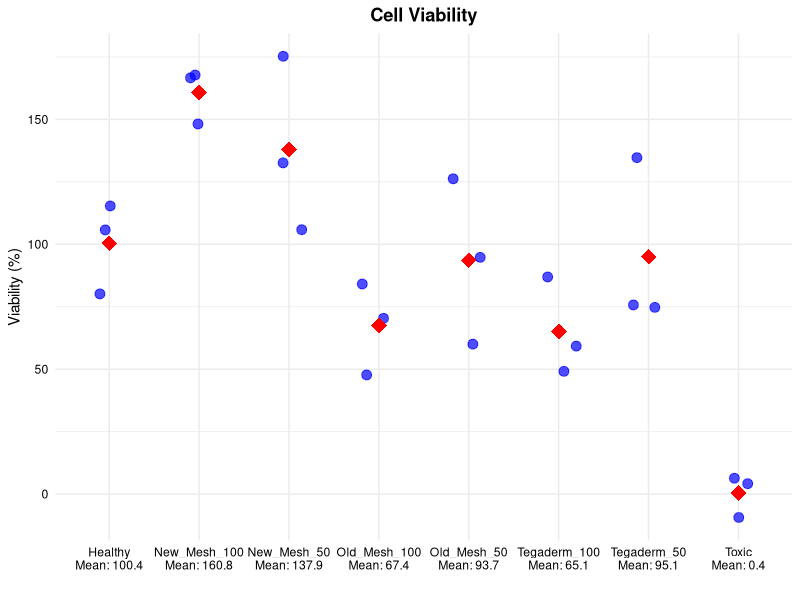

The R source for this figure:

#Function
cell_viability_percent<- function(mean_healthy, mean_toxic, experiment_data){
  answer<- ((experiment_data- mean_toxic)/ (mean_healthy- mean_toxic))* 100
  return(answer)
}

#Controls
blank<- c(66, 65, 65)
healthy<- c(28738, 24715, 30261)
toxic<- c(13087, 10615, 12752)

#Blanked Controls
blank_mean<- mean(blank)
b_blank<- blank- blank_mean
b_healthy<- healthy- blank_mean
b_toxic<- toxic- blank_mean

#means 
healthy_mean<- mean(b_healthy)
toxic_mean<- mean(b_toxic)


#Trials
new_100<- c(38576, 35485, 38397)
new_50<- c(28825, 33041, 39753)
old_100<- c(19673, 23230, 25401)
old_50<- c(21609, 27072, 32033)
tega_100<- c(21483, 25850, 19889)
tega_50<- c(33366, 24087, 23926)

new_on<- c(15768, 14846, 18930)
old_on<- c(17937, 20507, 20205)
tega_on<- c(18353, 21477, 21033)

#Blanked Trials
b_new_100<- new_100- blank_mean
b_new_50<- new_50- blank_mean
b_old_100<- old_100- blank_mean
b_old_50<- old_50- blank_mean 
b_tega_100<- tega_100- blank_mean
b_tega_50<- tega_50- blank_mean

b_new_on<- new_on- blank_mean
b_old_on<- old_on- blank_mean
b_tega_on<- tega_on- blank_mean

#Viability 
v_healthy<- cell_viability_percent(healthy_mean, toxic_mean, healthy)
v_toxic<- cell_viability_percent(healthy_mean, toxic_mean, toxic)
v_new_100<- cell_viability_percent(healthy_mean, toxic_mean, b_new_100) 
v_new_50<- cell_viability_percent(healthy_mean, toxic_mean, b_new_50)
v_old_100<- cell_viability_percent(healthy_mean, toxic_mean, b_old_100)
v_old_50<- cell_viability_percent(healthy_mean, toxic_mean, b_old_50)
v_tega_100<- cell_viability_percent(healthy_mean, toxic_mean, b_tega_100)
v_tega_50<- cell_viability_percent(healthy_mean, toxic_mean, b_tega_50)

#v_new_on<- cell_viability_percent(healthy_mean, toxic_mean, b_new_on)
#v_old_on<- cell_viability_percent(healthy_mean, toxic_mean, b_old_on)
#v_tega_on<- cell_viability_percent(healthy_mean, toxic_mean, b_tega_on)

#Data
library(car)
viability<- data.frame(value= c(v_new_100, v_new_50, v_old_100, v_old_50, v_tega_100, v_tega_50, v_healthy, v_toxic), group= rep(c("New_Mesh_100", "New_Mesh_50", "Old_Mesh_100", "Old_Mesh_50", "Tegaderm_100", "Tegaderm_50", "Healthy", "Toxic"), each= 3))

alpha<- c(0.01)

#Normality
normality_healthy<-shapiro.test(healthy) #p-value: 0.5137
normality_toxic<-shapiro.test(toxic) #p-value: 0.2392
normality_v_new_100<-shapiro.test(v_new_100) #p-value: 0.9855
normality_v_new_50<-shapiro.test(v_new_50) #p-value: 0.7496
normality_v_old_100<-shapiro.test(v_old_100) #p-value: 0.7349
normality_v_old_50<-shapiro.test(v_old_50) #p-value: 0.9469
normality_v_tega_100<-shapiro.test(v_tega_100) #p-value: 0.4989
normality_v_tega_50<-shapiro.test(v_tega_50) #p-value: 0.02845

#normality_v_new_on<-shapiro.test(v_new_on) #p-value: 0.4143
#normality_v_old_on<-shapiro.test(v_old_on) #p-value: 0.2057
#normality_v_tega_on<-shapiro.test(v_tega_on) #p-value: 0.2516

#Variance
leveneTest(value~group, data= viability) #p-value: 0.8407

#Unpaired T-test
t_new_100<- t.test(v_new_100, v_healthy, alternative= "less", var.equal= TRUE) #p-value: 0.996
t_new_50<- t.test(v_new_50, v_healthy, alternative= "less", var.equal= TRUE) #p-value: 0.9124
t_old_100<- t.test(v_old_100, v_healthy, alternative= "less", var.equal= TRUE) #p-value: 0.04565 
t_old_50<- t.test(v_old_50, v_healthy, alternative= "less", var.equal= TRUE) #p-value: 0.386
t_tega_100<- t.test(v_tega_100, v_healthy, alternative= "less", var.equal= TRUE) #p-value: 0.04203
t_tega_50<- t.test(v_tega_50, v_healthy, alternative= "less", var.equal= TRUE) #p-value: 0.4115  

#t_new_on<- t.test(v_new_on, v_healthy, alternative= "less", var.equal= TRUE) #p-value: 0.002585
#t_old_on<- t.test(v_old_on, v_healthy, alternative= "less", var.equal= TRUE) #p-value: 0.00513
#t_tega_on<- t.test(v_tega_on, v_healthy, alternative= "less", var.equal= TRUE) #p-value: 0.008066 

#T-test p-value
p_value<- c(t_new_100$p.value, t_new_50$p.value, t_old_100$p.value, t_old_50$p.value, t_tega_100$p.value, t_tega_50$p.value)
new_p_values<- p.adjust(p_value, method= "bonferroni")


################
# Install if not already installed
# install.packages("ggplot2")
library(ggplot2)
library(dplyr)

# Compute means for each group
group_means <- viability %>%
  group_by(group) %>%
  summarise(mean_value = mean(value))

# Create x-axis labels: group name + mean
mean_labels <- paste0(group_means$group, "\nMean: ", round(group_means$mean_value,1))

# Scatter plot with jittered points, mean, SD bars, and mean in x-axis
ggplot(viability, aes(x = group, y = value)) +
  geom_jitter(width = 0.2, size = 3, alpha = 0.7, color = "blue") +  # individual replicates
  stat_summary(fun = mean, geom = "point", shape = 18, size = 5, color = "red") +  # mean point
  stat_summary(fun.data = mean_sdl, fun.args = list(mult = 1),
               geom = "errorbar", width = 0.2, color = "black") +  # SD bars
  scale_x_discrete(labels = mean_labels) +  # x-axis labels with mean
  labs(title = "Cell Viability",
       x = "",
       y = "Viability (%)") +
  theme_minimal() +
  theme(
    axis.text.x = element_text(angle = 0, hjust = 0.5, color = "black"),
    axis.text.y = element_text(color = "black"),
    plot.title = element_text(hjust = 0.5, face = "bold")
  )

